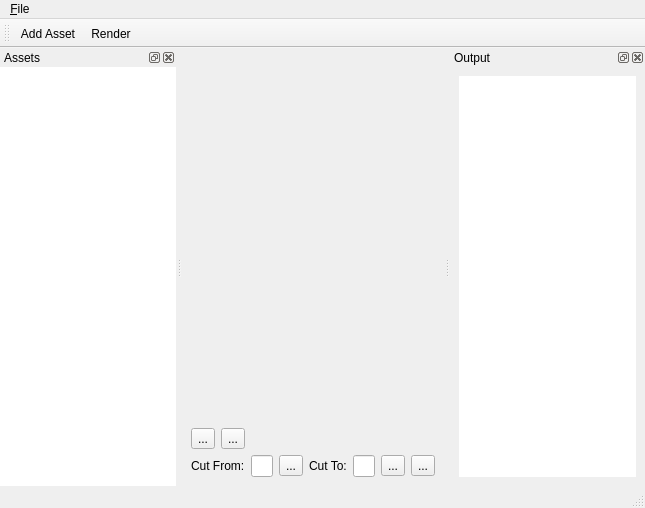
<?xml version="1.0" encoding="UTF-8"?>
<ui version="4.0">
 <class>MainWindow</class>
 <widget class="QMainWindow" name="MainWindow">
  <property name="geometry">
   <rect>
    <x>0</x>
    <y>0</y>
    <width>645</width>
    <height>508</height>
   </rect>
  </property>
  <widget class="QWidget" name="centralwidget">
   <property name="sizePolicy">
    <sizepolicy hsizetype="Expanding" vsizetype="Expanding">
     <horstretch>0</horstretch>
     <verstretch>0</verstretch>
    </sizepolicy>
   </property>
   <property name="maximumSize">
    <size>
     <width>5000</width>
     <height>5000</height>
    </size>
   </property>
   <layout class="QVBoxLayout" name="verticalLayout_3">
    <item>
     <widget class="Phonon::VideoPlayer" name="player">
      <property name="sizePolicy">
       <sizepolicy hsizetype="Expanding" vsizetype="Expanding">
        <horstretch>0</horstretch>
        <verstretch>0</verstretch>
       </sizepolicy>
      </property>
     </widget>
    </item>
    <item>
     <layout class="QHBoxLayout" name="controls">
      <item>
       <widget class="QToolButton" name="play">
        <property name="text">
         <string>...</string>
        </property>
        <property name="icon">
         <iconset resource="icons.qrc">
          <normaloff>:/icons/player_play.svg</normaloff>:/icons/player_play.svg</iconset>
        </property>
        <property name="checkable">
         <bool>true</bool>
        </property>
       </widget>
      </item>
      <item>
       <widget class="QToolButton" name="stop">
        <property name="text">
         <string>...</string>
        </property>
        <property name="icon">
         <iconset resource="icons.qrc">
          <normaloff>:/icons/player_stop.svg</normaloff>:/icons/player_stop.svg</iconset>
        </property>
       </widget>
      </item>
      <item>
       <widget class="Phonon::VolumeSlider" name="volslider"/>
      </item>
      <item>
       <widget class="Phonon::SeekSlider" name="seekslider"/>
      </item>
     </layout>
    </item>
    <item>
     <layout class="QHBoxLayout" name="horizontalLayout_2">
      <item>
       <widget class="QLabel" name="label_3">
        <property name="text">
         <string>Cut From:</string>
        </property>
       </widget>
      </item>
      <item>
       <widget class="QLineEdit" name="cutFrom"/>
      </item>
      <item>
       <widget class="QToolButton" name="markFrom">
        <property name="text">
         <string>...</string>
        </property>
        <property name="icon">
         <iconset resource="icons.qrc">
          <normaloff>:/icons/mark.svg</normaloff>:/icons/mark.svg</iconset>
        </property>
        <property name="checkable">
         <bool>true</bool>
        </property>
       </widget>
      </item>
      <item>
       <widget class="QLabel" name="label_4">
        <property name="text">
         <string>Cut To:</string>
        </property>
       </widget>
      </item>
      <item>
       <widget class="QLineEdit" name="cutTo"/>
      </item>
      <item>
       <widget class="QToolButton" name="markTo">
        <property name="text">
         <string>...</string>
        </property>
        <property name="icon">
         <iconset resource="icons.qrc">
          <normaloff>:/icons/mark.svg</normaloff>:/icons/mark.svg</iconset>
        </property>
        <property name="checkable">
         <bool>true</bool>
        </property>
       </widget>
      </item>
      <item>
       <spacer name="horizontalSpacer">
        <property name="orientation">
         <enum>Qt::Horizontal</enum>
        </property>
        <property name="sizeHint" stdset="0">
         <size>
          <width>40</width>
          <height>20</height>
         </size>
        </property>
       </spacer>
      </item>
      <item>
       <widget class="QToolButton" name="cut">
        <property name="text">
         <string>...</string>
        </property>
        <property name="icon">
         <iconset resource="icons.qrc">
          <normaloff>:/icons/editcut.svg</normaloff>:/icons/editcut.svg</iconset>
        </property>
       </widget>
      </item>
     </layout>
    </item>
   </layout>
  </widget>
  <widget class="QMenuBar" name="menubar">
   <property name="geometry">
    <rect>
     <x>0</x>
     <y>0</y>
     <width>645</width>
     <height>28</height>
    </rect>
   </property>
   <widget class="QMenu" name="menuFile">
    <property name="title">
     <string>&amp;File</string>
    </property>
    <addaction name="actionNew_Project"/>
    <addaction name="actionSave_Project"/>
    <addaction name="actionOpen_Project"/>
    <addaction name="separator"/>
    <addaction name="addAsset"/>
    <addaction name="separator"/>
    <addaction name="actionQuit"/>
   </widget>
   <addaction name="menuFile"/>
  </widget>
  <widget class="QStatusBar" name="statusbar"/>
  <widget class="QToolBar" name="toolBar">
   <property name="windowTitle">
    <string>toolBar</string>
   </property>
   <attribute name="toolBarArea">
    <enum>TopToolBarArea</enum>
   </attribute>
   <attribute name="toolBarBreak">
    <bool>false</bool>
   </attribute>
   <addaction name="addAsset"/>
   <addaction name="actionRender"/>
  </widget>
  <widget class="QDockWidget" name="dockWidget">
   <property name="sizePolicy">
    <sizepolicy hsizetype="Preferred" vsizetype="Expanding">
     <horstretch>0</horstretch>
     <verstretch>100</verstretch>
    </sizepolicy>
   </property>
   <property name="windowTitle">
    <string>Output</string>
   </property>
   <attribute name="dockWidgetArea">
    <number>2</number>
   </attribute>
   <widget class="QWidget" name="dockWidgetContents">
    <layout class="QVBoxLayout" name="verticalLayout_2">
     <item>
      <widget class="QListWidget" name="output">
       <property name="frameShape">
        <enum>QFrame::NoFrame</enum>
       </property>
       <property name="editTriggers">
        <set>QAbstractItemView::NoEditTriggers</set>
       </property>
       <property name="dragEnabled">
        <bool>true</bool>
       </property>
       <property name="dragDropOverwriteMode">
        <bool>false</bool>
       </property>
       <property name="dragDropMode">
        <enum>QAbstractItemView::InternalMove</enum>
       </property>
       <property name="alternatingRowColors">
        <bool>true</bool>
       </property>
       <property name="selectionBehavior">
        <enum>QAbstractItemView::SelectRows</enum>
       </property>
       <property name="iconSize">
        <size>
         <width>96</width>
         <height>96</height>
        </size>
       </property>
       <property name="textElideMode">
        <enum>Qt::ElideNone</enum>
       </property>
       <property name="verticalScrollMode">
        <enum>QAbstractItemView::ScrollPerPixel</enum>
       </property>
       <property name="horizontalScrollMode">
        <enum>QAbstractItemView::ScrollPerPixel</enum>
       </property>
      </widget>
     </item>
    </layout>
   </widget>
  </widget>
  <widget class="QDockWidget" name="dockWidget_3">
   <property name="windowTitle">
    <string>Assets</string>
   </property>
   <attribute name="dockWidgetArea">
    <number>1</number>
   </attribute>
   <widget class="QWidget" name="dockWidgetContents_4">
    <layout class="QVBoxLayout" name="verticalLayout">
     <property name="margin">
      <number>0</number>
     </property>
     <item>
      <widget class="QListWidget" name="assets">
       <property name="frameShape">
        <enum>QFrame::NoFrame</enum>
       </property>
       <property name="editTriggers">
        <set>QAbstractItemView::NoEditTriggers</set>
       </property>
       <property name="dragEnabled">
        <bool>true</bool>
       </property>
       <property name="dragDropOverwriteMode">
        <bool>false</bool>
       </property>
       <property name="dragDropMode">
        <enum>QAbstractItemView::InternalMove</enum>
       </property>
       <property name="alternatingRowColors">
        <bool>true</bool>
       </property>
       <property name="selectionBehavior">
        <enum>QAbstractItemView::SelectRows</enum>
       </property>
       <property name="iconSize">
        <size>
         <width>96</width>
         <height>96</height>
        </size>
       </property>
       <property name="textElideMode">
        <enum>Qt::ElideNone</enum>
       </property>
       <property name="verticalScrollMode">
        <enum>QAbstractItemView::ScrollPerPixel</enum>
       </property>
       <property name="horizontalScrollMode">
        <enum>QAbstractItemView::ScrollPerPixel</enum>
       </property>
      </widget>
     </item>
    </layout>
   </widget>
  </widget>
  <action name="addAsset">
   <property name="icon">
    <iconset resource="icons.qrc">
     <normaloff>:/icons/fileopen.svg</normaloff>:/icons/fileopen.svg</iconset>
   </property>
   <property name="text">
    <string>Add Asset</string>
   </property>
   <property name="shortcut">
    <string>Ctrl+Shift+O</string>
   </property>
  </action>
  <action name="actionRender">
   <property name="icon">
    <iconset resource="icons.qrc">
     <normaloff>:/icons/rebuild.svg</normaloff>:/icons/rebuild.svg</iconset>
   </property>
   <property name="text">
    <string>Render</string>
   </property>
  </action>
  <action name="actionSave_Project">
   <property name="text">
    <string>Save Project</string>
   </property>
   <property name="shortcut">
    <string>Ctrl+S</string>
   </property>
  </action>
  <action name="actionOpen_Project">
   <property name="text">
    <string>Open Project</string>
   </property>
   <property name="shortcut">
    <string>Ctrl+O</string>
   </property>
  </action>
  <action name="actionNew_Project">
   <property name="text">
    <string>New Project</string>
   </property>
  </action>
  <action name="actionQuit">
   <property name="text">
    <string>Quit</string>
   </property>
   <property name="shortcut">
    <string>Ctrl+Q</string>
   </property>
  </action>
 </widget>
 <customwidgets>
  <customwidget>
   <class>Phonon::VideoPlayer</class>
   <extends>QWidget</extends>
   <header location="global">phonon/videoplayer.h</header>
  </customwidget>
  <customwidget>
   <class>Phonon::SeekSlider</class>
   <extends>QWidget</extends>
   <header location="global">phonon/seekslider.h</header>
  </customwidget>
  <customwidget>
   <class>Phonon::VolumeSlider</class>
   <extends>QWidget</extends>
   <header location="global">phonon/volumeslider.h</header>
  </customwidget>
 </customwidgets>
 <resources>
  <include location="icons.qrc"/>
 </resources>
 <connections/>
</ui>
